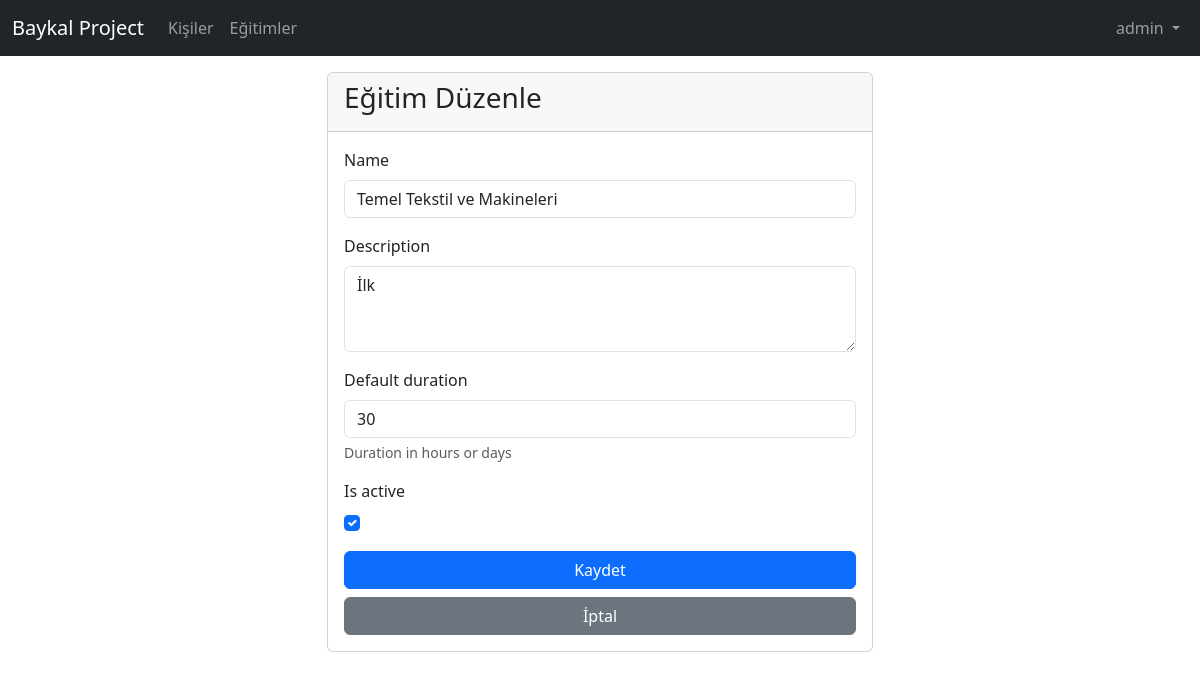
The page /training/1/update/ (signed in) on the database its author committed.
### core/models.py (models this page shows, shortened)
class Training(models.Model):
    name = models.CharField(max_length=200)
    description = models.TextField(blank=True, null=True)
    default_duration = models.IntegerField(help_text="Duration in hours or days", blank=True, null=True)
    is_active = models.BooleanField(default=True)

### core/views.py (the view)
# urls.py: path('training/<int:pk>/update/', views.training_update, name='training_update'),
@staff_member_required
def training_update(request, pk):
    training = get_object_or_404(Training, pk=pk)
    if request.method == 'POST':
        form = TrainingForm(request.POST, instance=training)
        if form.is_valid():
            form.save()
            return redirect('training_list')
    else:
        form = TrainingForm(instance=training)
    return render(request, 'core/training/training_form.html', {'form': form, 'title': 'Eğitim Düzenle'})

### core/forms.py
class TrainingForm(forms.ModelForm):
    class Meta:
        model = Training
        fields = ['name', 'description', 'default_duration', 'is_active']
        widgets = {
            'description': forms.Textarea(attrs={'rows': 3}),
        }

### core/templates/core/training/training_form.html (shortened to what this page needs)
{% extends 'core/base.html' %}
{% block content %}
<div class="row justify-content-center">
    <div class="col-md-6">
        <div class="card">
            <div class="card-header">
                <h3>{{ title }}</h3>
            </div>
            <div class="card-body">
                <form method="post">
                    {% for field in form %}
                    <div class="mb-3">
                        <label for="{{ field.id_for_label }}" class="form-label">{{ field.label }}</label>
                        {% if field.field.widget.input_type == 'checkbox' %}
                        <div class="form-check">
                            {{ field }}
                        </div>
                        {% else %}
                        {{ field }}
                        {% endif %}
                        {% if field.help_text %}
                        <div class="form-text">{{ field.help_text }}</div>
                        {% endif %}
                    </div>
                    {% endfor %}
                    <div class="d-grid gap-2">
                        <button type="submit" class="btn btn-primary">Kaydet</button>
                        <a href="{% url 'training_list' %}" class="btn btn-secondary">İptal</a>
                    </div>
                </form>
            </div>
        </div>
    </div>
</div>
{% endblock %}

### core/templates/core/base.html (shortened to what this page needs)
<!DOCTYPE html>
<html lang="tr">
<head>
    <link href="https://cdn.jsdelivr.net/npm/bootstrap@5.3.0/dist/css/bootstrap.min.css" rel="stylesheet">
</head>
<body>
    <nav class="navbar navbar-expand-md navbar-dark bg-dark fixed-top">
        <div class="container-fluid">
            <a class="navbar-brand" href="/">Baykal Project</a>
            <div class="collapse navbar-collapse" id="navbarCollapse">
                <ul class="navbar-nav me-auto mb-2 mb-md-0">
                    <li class="nav-item">
                        <a class="nav-link" href="/">Kişiler</a>
                    </li>
                    <li class="nav-item">
                        <a class="nav-link" href="{% url 'training_list' %}">Eğitimler</a>
                    </li>
                </ul>
                <ul class="navbar-nav">
                    {% if user.is_authenticated %}
                    <li class="nav-item dropdown">
                        <a class="nav-link dropdown-toggle" href="#" id="navbarDropdown" role="button"
                            data-bs-toggle="dropdown" aria-expanded="false">
                            {{ user.username }}
                        </a>
                    </li>
                    {% else %}
                    <li class="nav-item">
                        <a class="nav-link" href="{% url 'login' %}">Giriş Yap</a>
                    </li>
                    {% endif %}
                </ul>
            </div>
        </div>
    </nav>
    <main class="container">
        {% block content %}
        {% endblock %}
    </main>
</body>
</html>

### core/templates/core/base.html (style rules this page uses)
body { padding-top: 4.5rem; }

### rows shown on the page
Training: form "Temel Tekstil ve Makineleri" "İlk" "30", form "☑"

### other values the page prints
{{ user.username }} "admin"
{{ title }} "Eğitim Düzenle"
{{ field.label }} "Name" "Description" "Default duration" "Is active"
{{ field.help_text }} "Duration in hours or days"
